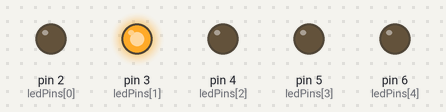
This sketch was run on a simulated Arduino Uno, built with avr-gcc and run on an emulated ATmega328P. Parts: output pins drawn as LEDs (lit = HIGH).

Above: at 0.3 s.
At 0.7 s:
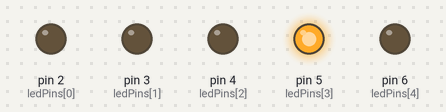
At 1.0 s:
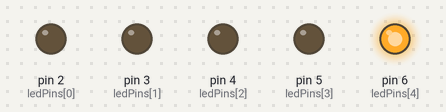
At 2.5 s:
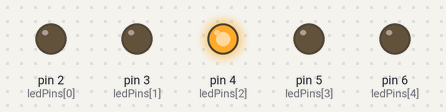
At 4.0 s:
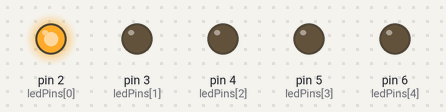
Timing chart, 0 to 4.6 s (numbered marks = the images above):
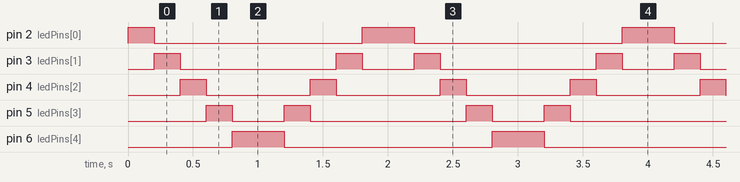

The sketch:

arduino_r3_leaning_exersise1_led_wave.ino
```cpp
const int ledPins[] = {2, 3, 4, 5, 6}; // Pins where the LEDs are connected
const int numLeds = 5; // Number of LEDs
const int delayTime = 200; // Delay time in milliseconds

void setup() {
  // Set all LED pins as OUTPUT
  for (int i = 0; i < numLeds; i++) {
    pinMode(ledPins[i], OUTPUT);
  }
}

void loop() {
  // Create a wave effect
  for (int i = 0; i < numLeds; i++) {
    digitalWrite(ledPins[i], HIGH); // Turn the current LED on
    delay(delayTime); // Wait for a while
    digitalWrite(ledPins[i], LOW); // Turn the current LED off
  }

  // Optional: Create a reverse wave effect
  for (int i = numLeds - 1; i >= 0; i--) {
    digitalWrite(ledPins[i], HIGH); // Turn the current LED on
    delay(delayTime); // Wait for a while
    digitalWrite(ledPins[i], LOW); // Turn the current LED off
  }
}
```

Measured:
- by itself, pin 2 (ledPins[0]): repeats every 2.0 s: LOW 1.6 s, HIGH 0.40 s
- by itself, pin 3 (ledPins[1]): repeats every 2.0 s: LOW 1.2 s, HIGH 0.20 s, LOW 0.40 s, HIGH 0.20 s
- by itself, pin 4 (ledPins[2]): alternates HIGH for 0.20 s and LOW for 0.80 s
- by itself, pin 5 (ledPins[3]): repeats every 2.0 s: LOW 0.40 s, HIGH 0.20 s, LOW 1.2 s, HIGH 0.20 s
- by itself, pin 6 (ledPins[4]): alternates HIGH for 0.40 s and LOW for 1.6 s
